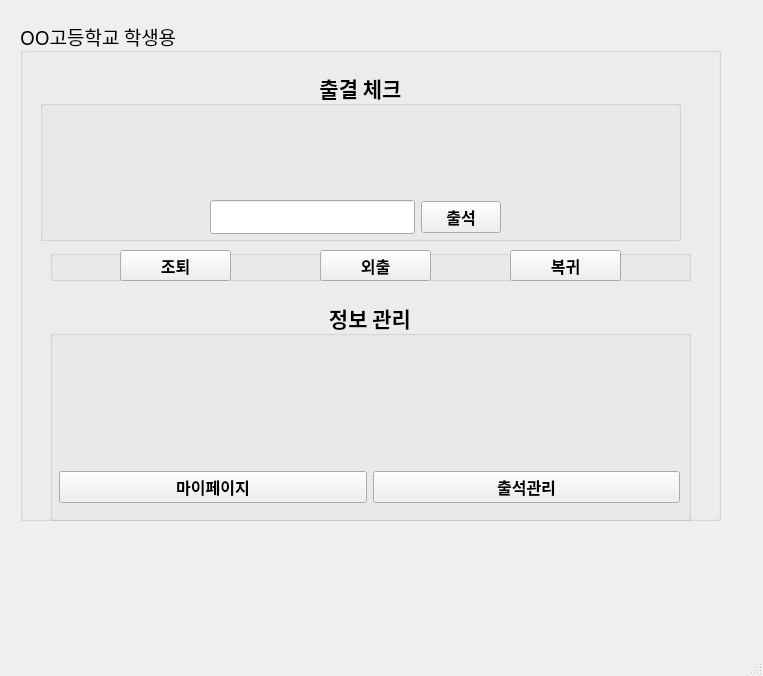
<?xml version="1.0" encoding="UTF-8"?>
<ui version="4.0">
 <class>MainWindow</class>
 <widget class="QMainWindow" name="MainWindow">
  <property name="geometry">
   <rect>
    <x>0</x>
    <y>0</y>
    <width>763</width>
    <height>676</height>
   </rect>
  </property>
  <property name="font">
   <font>
    <family>D2Coding</family>
    <pointsize>14</pointsize>
    <weight>75</weight>
    <bold>true</bold>
   </font>
  </property>
  <property name="windowTitle">
   <string>OO고등학교 출결관리앱</string>
  </property>
  <property name="animated">
   <bool>false</bool>
  </property>
  <widget class="QWidget" name="centralwidget">
   <widget class="QWidget" name="verticalLayoutWidget">
    <property name="geometry">
     <rect>
      <x>20</x>
      <y>20</y>
      <width>701</width>
      <height>501</height>
     </rect>
    </property>
    <layout class="QVBoxLayout" name="verticalLayout">
     <item>
      <layout class="QHBoxLayout" name="horizontalLayout">
       <item>
        <widget class="QGroupBox" name="groupBox">
         <property name="font">
          <font>
           <weight>50</weight>
           <bold>false</bold>
          </font>
         </property>
         <property name="contextMenuPolicy">
          <enum>Qt::CustomContextMenu</enum>
         </property>
         <property name="layoutDirection">
          <enum>Qt::LeftToRight</enum>
         </property>
         <property name="autoFillBackground">
          <bool>false</bool>
         </property>
         <property name="title">
          <string>OO고등학교 학생용</string>
         </property>
         <property name="alignment">
          <set>Qt::AlignLeading|Qt::AlignLeft|Qt::AlignVCenter</set>
         </property>
         <property name="flat">
          <bool>false</bool>
         </property>
         <property name="checkable">
          <bool>false</bool>
         </property>
         <widget class="QGroupBox" name="groupBox_2">
          <property name="geometry">
           <rect>
            <x>20</x>
            <y>50</y>
            <width>641</width>
            <height>171</height>
           </rect>
          </property>
          <property name="font">
           <font>
            <pointsize>16</pointsize>
            <weight>75</weight>
            <bold>true</bold>
           </font>
          </property>
          <property name="title">
           <string>출결 체크</string>
          </property>
          <property name="alignment">
           <set>Qt::AlignCenter</set>
          </property>
          <property name="flat">
           <bool>false</bool>
          </property>
          <property name="checkable">
           <bool>false</bool>
          </property>
          <widget class="QWidget" name="horizontalLayoutWidget_3">
           <property name="geometry">
            <rect>
             <x>170</x>
             <y>30</y>
             <width>291</width>
             <height>91</height>
            </rect>
           </property>
           <layout class="QHBoxLayout" name="horizontalLayout_3"/>
          </widget>
          <widget class="QLabel" name="atd_num">
           <property name="geometry">
            <rect>
             <x>170</x>
             <y>30</y>
             <width>289</width>
             <height>89</height>
            </rect>
           </property>
           <property name="text">
            <string/>
           </property>
           <property name="pixmap">
            <pixmap>../../../Users/Admin/image/다운로드 (6).png</pixmap>
           </property>
           <property name="alignment">
            <set>Qt::AlignCenter</set>
           </property>
          </widget>
          <widget class="QWidget" name="horizontalLayoutWidget_2">
           <property name="geometry">
            <rect>
             <x>170</x>
             <y>130</y>
             <width>291</width>
             <height>34</height>
            </rect>
           </property>
           <layout class="QHBoxLayout" name="horizontalLayout_2">
            <item>
             <widget class="QLineEdit" name="name"/>
            </item>
            <item>
             <widget class="QPushButton" name="btn_num">
              <property name="font">
               <font>
                <pointsize>12</pointsize>
               </font>
              </property>
              <property name="text">
               <string>출석</string>
              </property>
             </widget>
            </item>
           </layout>
          </widget>
         </widget>
         <widget class="QGroupBox" name="groupBox_3">
          <property name="geometry">
           <rect>
            <x>30</x>
            <y>230</y>
            <width>641</width>
            <height>31</height>
           </rect>
          </property>
          <property name="title">
           <string/>
          </property>
          <widget class="QPushButton" name="middle">
           <property name="geometry">
            <rect>
             <x>70</x>
             <y>0</y>
             <width>111</width>
             <height>31</height>
            </rect>
           </property>
           <property name="font">
            <font>
             <pointsize>12</pointsize>
             <weight>75</weight>
             <bold>true</bold>
            </font>
           </property>
           <property name="text">
            <string>조퇴</string>
           </property>
          </widget>
          <widget class="QPushButton" name="exit">
           <property name="geometry">
            <rect>
             <x>270</x>
             <y>0</y>
             <width>111</width>
             <height>31</height>
            </rect>
           </property>
           <property name="font">
            <font>
             <pointsize>12</pointsize>
             <weight>75</weight>
             <bold>true</bold>
            </font>
           </property>
           <property name="text">
            <string>외출</string>
           </property>
          </widget>
          <widget class="QPushButton" name="back">
           <property name="geometry">
            <rect>
             <x>460</x>
             <y>0</y>
             <width>111</width>
             <height>31</height>
            </rect>
           </property>
           <property name="font">
            <font>
             <pointsize>12</pointsize>
             <weight>75</weight>
             <bold>true</bold>
            </font>
           </property>
           <property name="text">
            <string>복귀</string>
           </property>
          </widget>
         </widget>
         <widget class="QGroupBox" name="groupBox_4">
          <property name="geometry">
           <rect>
            <x>30</x>
            <y>280</y>
            <width>641</width>
            <height>221</height>
           </rect>
          </property>
          <property name="font">
           <font>
            <pointsize>16</pointsize>
            <weight>75</weight>
            <bold>true</bold>
           </font>
          </property>
          <property name="title">
           <string>정보 관리</string>
          </property>
          <property name="alignment">
           <set>Qt::AlignCenter</set>
          </property>
          <widget class="QWidget" name="horizontalLayoutWidget">
           <property name="geometry">
            <rect>
             <x>9</x>
             <y>39</y>
             <width>621</width>
             <height>131</height>
            </rect>
           </property>
           <layout class="QHBoxLayout" name="horizontalLayout_4">
            <item>
             <widget class="QLabel" name="images">
              <property name="text">
               <string/>
              </property>
              <property name="pixmap">
               <pixmap>../../../Users/Admin/image/4543148.png</pixmap>
              </property>
              <property name="alignment">
               <set>Qt::AlignCenter</set>
              </property>
             </widget>
            </item>
            <item>
             <widget class="QLabel" name="images_2">
              <property name="text">
               <string/>
              </property>
              <property name="pixmap">
               <pixmap>../../../Users/Admin/Downloads/attendance (2).png</pixmap>
              </property>
              <property name="alignment">
               <set>Qt::AlignCenter</set>
              </property>
             </widget>
            </item>
           </layout>
          </widget>
          <widget class="QWidget" name="horizontalLayoutWidget_4">
           <property name="geometry">
            <rect>
             <x>9</x>
             <y>170</y>
             <width>621</width>
             <height>34</height>
            </rect>
           </property>
           <layout class="QHBoxLayout" name="horizontalLayout_5">
            <item>
             <widget class="QPushButton" name="my_page">
              <property name="font">
               <font>
                <pointsize>12</pointsize>
               </font>
              </property>
              <property name="text">
               <string>마이페이지</string>
              </property>
             </widget>
            </item>
            <item>
             <widget class="QPushButton" name="btn_atd">
              <property name="font">
               <font>
                <pointsize>12</pointsize>
               </font>
              </property>
              <property name="text">
               <string>출석관리</string>
              </property>
             </widget>
            </item>
           </layout>
          </widget>
         </widget>
        </widget>
       </item>
      </layout>
     </item>
    </layout>
   </widget>
  </widget>
  <widget class="QStatusBar" name="statusbar"/>
 </widget>
 <resources/>
 <connections/>
</ui>
